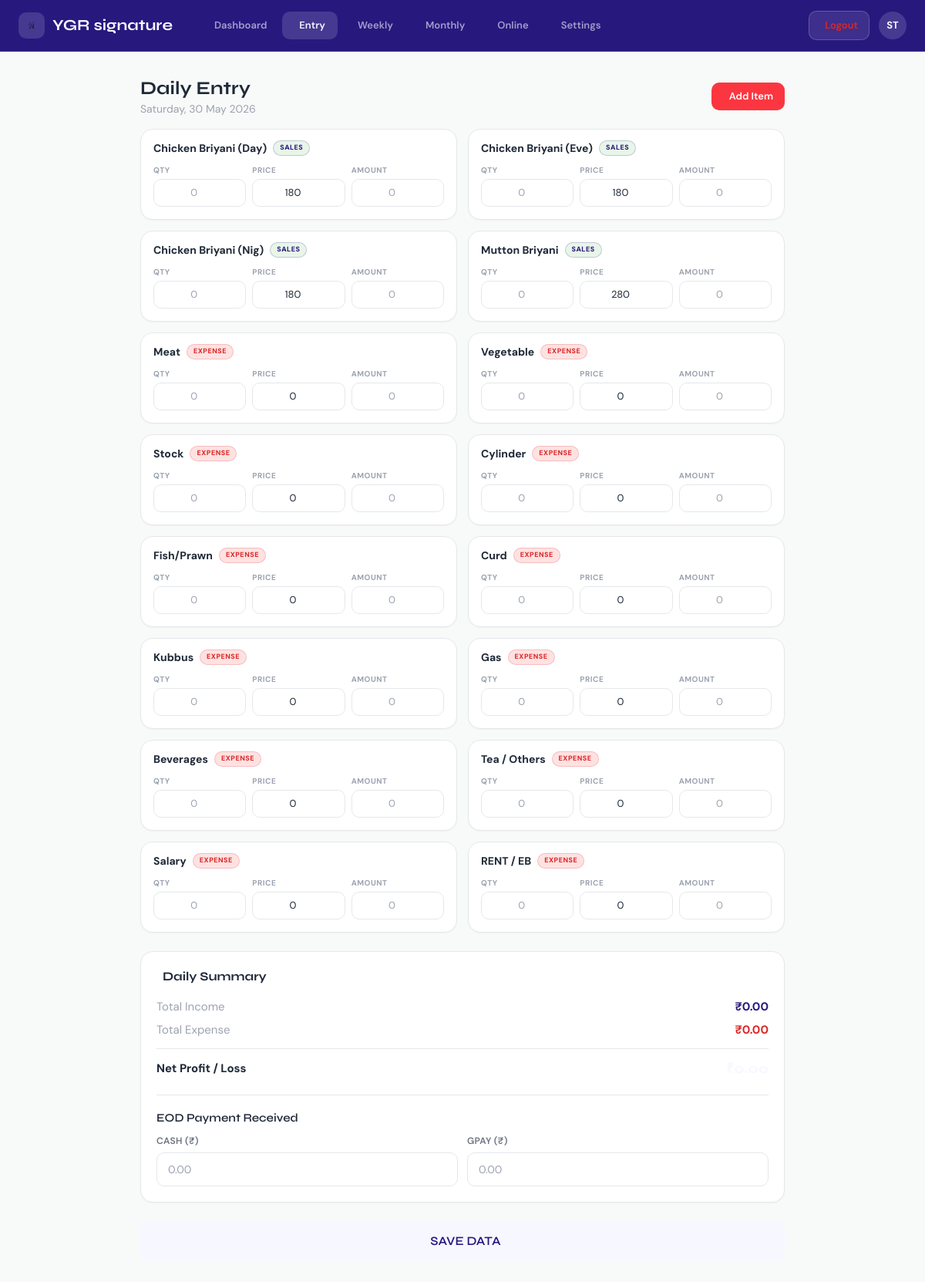
The app's page /pages/daily_entry.php (signed in) with its own data.
### tables this page shows
CREATE TABLE IF NOT EXISTS item_rates (
  id INT PRIMARY KEY AUTO_INCREMENT,
  branch_id INT NOT NULL,
  item_name VARCHAR(100) NOT NULL,
  rate DECIMAL(10,2) DEFAULT 0,
  category ENUM('sales','expense') NOT NULL,
  sort_order INT DEFAULT 0,
  UNIQUE KEY unique_rate (branch_id, item_name)
);

### pages/daily_entry.php (the view, shortened to what this page needs)
<?php
require_once '../config/db.php';
$branch_id = $_SESSION['branch_id'];
$date = date('Y-m-d');
$stmt = $pdo->prepare("SELECT item_name, rate, category FROM item_rates WHERE branch_id = ? ORDER BY sort_order ASC");
$stmt->execute([$branch_id]);
$items = $stmt->fetchAll();
$existing_data = [];
$is_update = count($existing_data) > 0;
$stmt = $pdo->prepare("SELECT * FROM daily_payments WHERE branch_id = ? AND entry_date = ?");
$stmt->execute([$branch_id, $date]);
$existing_payment = $stmt->fetch();
?><!DOCTYPE html>
<html lang="en">
<head>
    <script src="https://cdn.tailwindcss.com"></script>
    <link rel="stylesheet" href="https://cdn.jsdelivr.net/npm/@tabler/icons-webfont@latest/tabler-icons.min.css">
    <link rel="stylesheet" href="<?php echo BASE_URL; ?>assets/css/premium.css">
</head>
<body>
    <div class="top-header">
        <div class="header-left">
            <div class="header-brand">
                <div class="header-brand-icon"><img src="../assets/img/logo.png" alt="YGR" style="height:28px;width:auto;filter:brightness(0)"></div>
                YGR signature
            </div>
            <nav class="header-center">
                <a href="dashboard.php" class="nav-link"><i class="ti ti-layout-dashboard"></i> Dashboard</a>
                <a href="daily_entry.php" class="nav-link active"><i class="ti ti-pencil-plus"></i> Entry</a>
                <a href="weekly_report.php" class="nav-link"><i class="ti ti-file-analytics"></i> Weekly</a>
                <a href="monthly_report.php" class="nav-link"><i class="ti ti-calendar-stats"></i> Monthly</a>
                <a href="online_sales.php" class="nav-link"><i class="ti ti-truck-delivery"></i> Online</a>
                <a href="settings.php" class="nav-link"><i class="ti ti-settings"></i> Settings</a>
            </nav>
        </div>
        <div class="header-right">
            <a href="<?php echo BASE_URL; ?>logout.php" class="header-btn">
                <i class="ti ti-logout"></i> <span>Logout</span>
            </a>
            <div class="avatar"><?php echo strtoupper(substr($_SESSION['username'] ?? 'U', 0, 2)); ?></div>
        </div>
    </div>
    <div class="content-area entry-page">
        <div class="flex-between mb-lg" style="flex-wrap: wrap; gap: 12px;">
            <div>
                <h1 class="text-2xl font-bold" style="font-family:'Syne',sans-serif;">Daily Entry</h1>
                <p class="text-muted text-sm"><?= date('l, d F Y', strtotime($date)) ?></p>
            </div>
            <div style="display: flex; gap: 8px; align-items: center;">
                <button type="button" class="btn btn-accent btn-sm" onclick="toggleAddItemModal()">
                    <i class="ti ti-plus"></i> Add Item
                </button>
            </div>
        </div>
        <form id="entryForm">
            <div id="items-grid">
                <?php if (empty($items)): ?>
                <div class="empty-state" style="grid-column: 1 / -1;">
                    <div class="empty-state-icon"><i class="ti ti-utensils"></i></div>
                    <div class="empty-state-title">No Items Available</div>
                    <p class="empty-state-desc">Add items to get started.</p>
                </div>
                <?php else: ?>
                <?php foreach ($items as $item):
                    $name = $item['item_name'];
                    $rate = $item['rate'];
                    $cat = $item['category'];
                    $ex = $existing_data[$name] ?? null;
                    $qty = $ex ? (float)$ex['quantity'] : '';
                    $price = $ex ? (float)$ex['unit_price'] : (float)$rate;
                    $amount = $ex ? (float)$ex['amount'] : '';
                    $is_filled = $ex ? 'filled' : '';
                ?>
                <div class="entry-card <?= $is_filled ?> expense-card card-enter" style="--i: 1;" data-category="expense">
                    <div class="entry-card-body">
                        <div class="entry-header">
                            <div class="entry-name">
                                <?= htmlspecialchars($name) ?>
                                <span class="entry-cat-badge <?= $cat ?>"><?= $cat ?></span>
                            </div>
                        </div>
                        <div class="entry-inputs">
                            <div>
                                <label>QTY</label>
                                <input type="number" step="any" class="form-input qty-input" data-name="<?= htmlspecialchars($name) ?>" value="<?= $qty ?>" placeholder="0">
                            </div>
                            <div>
                                <label>PRICE</label>
                                <input type="number" step="any" class="form-input price-input" data-name="<?= htmlspecialchars($name) ?>" value="<?= $price ?>" placeholder="0">
                            </div>
                            <div>
                                <label>AMOUNT</label>
                                <input type="number" step="any" class="form-input amount-input" data-name="<?= htmlspecialchars($name) ?>" value="<?= $amount ?>" data-category="<?= $cat ?>" placeholder="0">
                            </div>
                        </div>
                    </div>
                </div>
                <?php endforeach; ?>
                <?php endif; ?>
            </div>
            <div class="card mt-xl">
                <div class="card-header">
                    <span class="card-title"><i class="ti ti-chart-bar"></i> Daily Summary</span>
                </div>
                <div style="display: flex; flex-direction: column; gap: 8px;">
                    <div class="flex-between">
                        <span class="text-muted">Total Income</span>
                        <span id="tot-income" class="font-bold text-success">₹0.00</span>
                    </div>
                    <div class="flex-between">
                        <span class="text-muted">Total Expense</span>
                        <span id="tot-expense" class="font-bold text-danger">₹0.00</span>
                    </div>
                    <hr style="border-color: var(--border); margin: 4px 0;">
                    <div class="flex-between">
                        <span style="font-weight: 700;">Net Profit / Loss</span>
                        <span id="net-profit" style="font-weight: 700; font-family:'Syne',sans-serif; font-size:18px;">₹0.00</span>
                    </div>
                </div>
                <div style="margin-top: 20px; padding-top: 20px; border-top: 1px solid var(--border);">
                    <h4 class="mb-md" style="font-size: 15px; font-weight: 600;">
                        <i class="ti ti-cash" style="color: var(--success);"></i> EOD Payment Received
                    </h4>
                    <div style="display: grid; grid-template-columns: 1fr 1fr; gap: 12px;">
                        <div>
                            <label class="form-label">Cash (₹)</label>
                            <input type="number" step="any" id="manual_cash" class="form-input" value="<?= htmlspecialchars($existing_payment ? (float)$existing_payment['cash_amount'] : '') ?>" placeholder="0.00">
                        </div>
                        <div>
                            <label class="form-label">GPay (₹)</label>
                            <input type="number" step="any" id="manual_gpay" class="form-input" value="<?= htmlspecialchars($existing_payment ? (float)$existing_payment['gpay_amount'] : '') ?>" placeholder="0.00">
                        </div>
                    </div>
                </div>
            </div>
            <button type="button" class="btn btn-success btn-block mt-xl" style="height: 52px; font-size: 16px; font-family: 'Syne', sans-serif;" onclick="saveEntries()">
                <?= $is_update ? 'UPDATE DATA' : 'SAVE DATA' ?>
            </button>
        </form>
    </div>
</body>
</html>

### pages/daily_entry.php (style rules this page uses)
.entry-page { max-width: 900px; margin: 0 auto; }
#items-grid { display: grid; gap: 14px; }
@media (min-width: 640px) { #items-grid { grid-template-columns: repeat(2, 1fr); } }

### records on screen
item_rates: item_name "Chicken Briyani (Day)", category "SALES", rate "180"
item_rates: item_name "Chicken Briyani (Eve)", category "SALES", rate "180"
item_rates: item_name "Chicken Briyani (Nig)", category "SALES", rate "180"
item_rates: item_name "Mutton Briyani", category "SALES", rate "280"
item_rates: item_name "Meat", category "EXPENSE", rate "0"
item_rates: item_name "Vegetable", category "EXPENSE", rate "0"
item_rates: item_name "Stock", category "EXPENSE", rate "0"
item_rates: item_name "Cylinder", category "EXPENSE", rate "0"
item_rates: item_name "Fish/Prawn", category "EXPENSE", rate "0"
item_rates: item_name "Curd", category "EXPENSE", rate "0"
item_rates: item_name "Kubbus", category "EXPENSE", rate "0"
item_rates: item_name "Gas", category "EXPENSE", rate "0"
item_rates: item_name "Beverages", category "EXPENSE", rate "0"
item_rates: item_name "Tea / Others", category "EXPENSE", rate "0"
item_rates: item_name "Salary", category "EXPENSE", rate "0"
item_rates: item_name "RENT / EB", category "EXPENSE", rate "0"

### other values on screen
substr($_SESSION['username'] ?? 'U', 0, 2) "ST"
date('l, d F Y', strtotime($date)) "Saturday, 30 May 2026"
